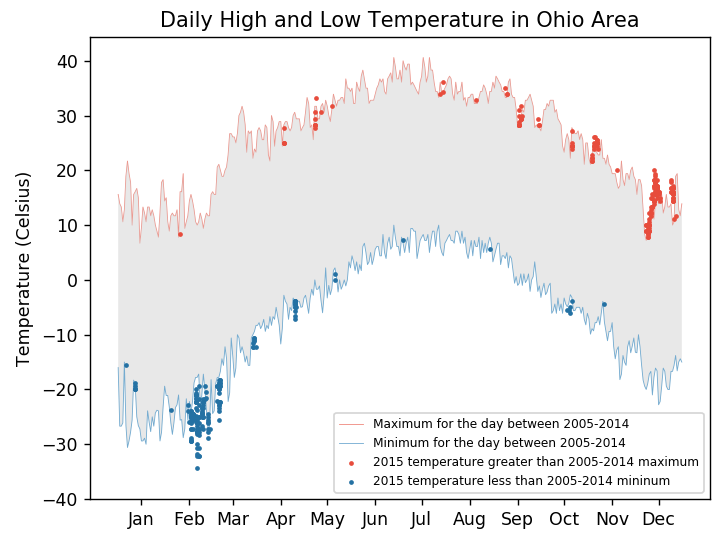

Python code for this plot:
%matplotlib notebook
import matplotlib.pyplot as plt
import mplleaflet
import pandas as pd
import numpy as np
import datetime

df2 = pd.read_csv('data/C2A2_data/BinnedCsvs_d400/fb441e62df2d58994928907a91895ec62c2c42e6cd075c2700843b89.csv')
df2['Data_Value'] = df2['Data_Value'].apply(lambda x: x/10)

temp2015 = df2[(df2['Date'] >= '2015-01-01') & (df2['Date'] < '2016-01-01')]
temp2015H = temp2015[temp2015['Element']=='TMAX']
temp2015L = temp2015[temp2015['Element']=='TMIN']

df2 = df2[(df2['Date'] >= '2005-01-01') & (df2['Date'] < '2015-01-01') &
          (df2['Date'] != '2008-02-29') & (df2['Date'] != '2012-02-29')]

df2['Month'] = df2['Date'].apply(lambda x: pd.to_datetime(x).month)
df2['Day'] = df2['Date'].apply(lambda x: pd.to_datetime(x).day)

tempMax = df2[df2['Element']=='TMAX'].groupby(['Month', 'Day', 'Element']).agg({'Data_Value': ['max']})
tempMax.columns = ['temp']
tempMin = df2[df2['Element']=='TMIN'].groupby(['Month', 'Day', 'Element']).agg({'Data_Value': ['min']})
tempMin.columns = ['temp']

tempMaxData = tempMax['temp'].values.tolist()
tempMinData = tempMin['temp'].values.tolist()

plt.figure()
plt.plot(tempMaxData, '-', color='#EC7063', label='Maximum for the day between 2005-2014', alpha=0.8, zorder=0)
plt.plot(tempMinData, '-', color='#5499C7', label='Minimum for the day between 2005-2014', alpha=0.8, zorder=1)
plt.gca().fill_between(range(len(tempMaxData)), tempMinData, tempMaxData,
                  facecolor='lightgrey', alpha=0.5)

tempH2015X = []
tempH2015Y = []
date_format="%Y-%m-%d"
base = datetime.datetime.strptime('2015-01-01', date_format)
for date, temp in zip(temp2015H['Date'], temp2015H['Data_Value']):
    d = datetime.datetime.strptime(date, date_format)
    delta = d - base
    index = delta.days
    if temp > tempMaxData[index]:
        tempH2015Y += [temp]
        tempH2015X += [index+1]
plt.scatter(tempH2015X, tempH2015Y, s=3, c='#E74C3C', zorder=5, label='2015 temperature greater than 2005-2014 maximum')

tempL2015X = []
tempL2015Y = []
date_format="%Y-%m-%d"
base = datetime.datetime.strptime('2015-01-01', date_format)
for date, temp in zip(temp2015L['Date'], temp2015L['Data_Value']):
    d = datetime.datetime.strptime(date, date_format)
    delta = d - base
    index = delta.days
    if temp < tempMinData[index]:
        tempL2015Y += [temp]
        tempL2015X += [index+1]
plt.scatter(tempL2015X, tempL2015Y, s=3, c='#2471A3', zorder=5, label='2015 temperature less than 2005-2014 mininum')

    
months = ['Jan', 'Feb', 'Mar', 'Apr', 'May', 'Jun', 'Jul', 'Aug', 'Sep', 'Oct', 'Nov', 'Dec' ]
monthDay = [1, 32, 60, 91, 121, 152, 182, 213, 244, 274, 305, 335]
monthDayMiddle = [x + 14 for x in monthDay]
plt.xticks(monthDayMiddle, months)
plt.yticks(np.arange(-40, 50, 10))

ax = plt.gca()
ax.set_ylabel('Temperature (Celsius)')
ax.set_title('Daily High and Low Temperature in Ohio Area')
plt.legend(loc='lower right', prop={'size': 7})
